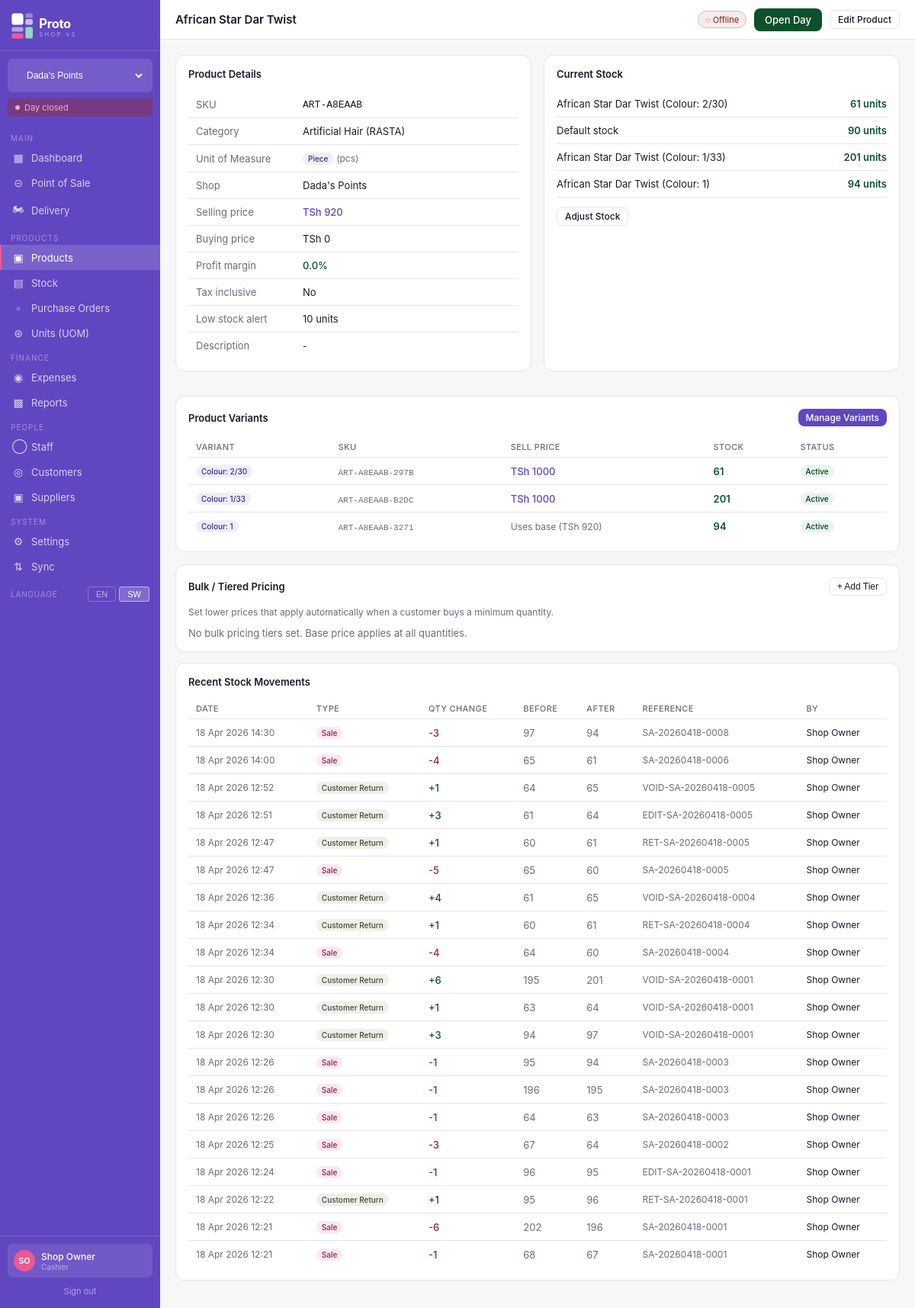
/products/2/ (signed in), run on an earlier commit of the app's database.
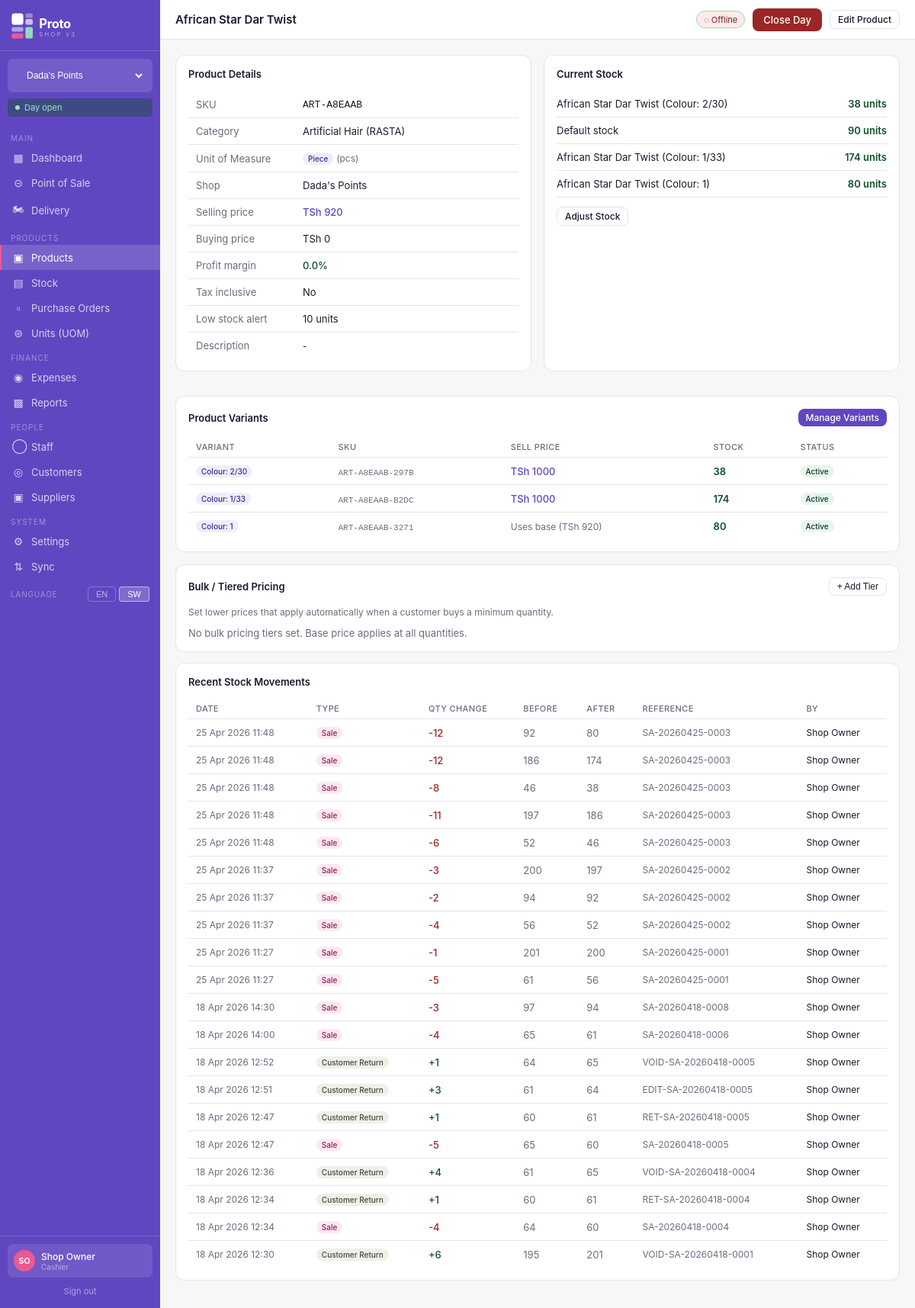
And on a later commit of the database.
### stock/models.py (models this page shows, shortened)
class StockLevel(models.Model):
    product = models.ForeignKey(Product, on_delete=models.CASCADE, related_name='stock_levels')
    variant = models.ForeignKey(ProductVariant, on_delete=models.CASCADE, null=True, blank=True, related_name='stock_levels')
    shop = models.ForeignKey(Shop, on_delete=models.CASCADE, related_name='stock_levels')
    quantity = models.IntegerField(default=0)
    updated_at = models.DateTimeField(auto_now=True)
    class Meta:
        unique_together = ('product', 'variant', 'shop')
    @property
    def is_low(self):
        threshold = self.product.low_stock_threshold
        return self.quantity <= threshold
    @property
    def is_critical(self):
        return self.quantity <= 3

class StockMovement(models.Model):
    MOVEMENT_TYPES = [
        ('sale', 'Sale'),
        ('purchase', 'Purchase / Restock'),
        ('adjustment', 'Manual Adjustment'),
        ('return', 'Customer Return'),
        ('transfer', 'Shop Transfer'),
        ('damage', 'Damage / Loss'),
        ('opening', 'Opening Stock'),
    ]
    product = models.ForeignKey(Product, on_delete=models.CASCADE, related_name='movements')
    variant = models.ForeignKey(ProductVariant, on_delete=models.CASCADE, null=True, blank=True)
    shop = models.ForeignKey(Shop, on_delete=models.CASCADE, related_name='stock_movements')
    movement_type = models.CharField(max_length=20, choices=MOVEMENT_TYPES)
    quantity = models.IntegerField()  # positive = in, negative = out
    quantity_before = models.IntegerField(default=0)
    quantity_after = models.IntegerField(default=0)
    reference = models.CharField(max_length=100, blank=True)  # PO number, sale number etc
    notes = models.TextField(blank=True)
    created_by = models.ForeignKey(User, on_delete=models.SET_NULL, null=True)
    created_at = models.DateTimeField(auto_now_add=True)
    class Meta:
        ordering = ['-created_at']

### products/models.py (models this page shows, shortened)
class ProductVariant(models.Model):
    product = models.ForeignKey(Product, on_delete=models.CASCADE, related_name='variants')
    sku = models.CharField(max_length=80, unique=True, blank=True)
    selling_price = models.DecimalField(max_digits=12, decimal_places=2, null=True, blank=True)
    buying_price = models.DecimalField(max_digits=12, decimal_places=2, null=True, blank=True)
    is_active = models.BooleanField(default=True)
    created_at = models.DateTimeField(auto_now_add=True)
    def __str__(self):
        attrs = ', '.join([f"{a.variant_type.name}: {a.value}" for a in self.attributes.all()])
        return f"{self.product.name} ({attrs})"

class VariantAttribute(models.Model):
    variant = models.ForeignKey(ProductVariant, on_delete=models.CASCADE, related_name='attributes')
    variant_type = models.ForeignKey(VariantType, on_delete=models.CASCADE)
    value = models.CharField(max_length=100)
    class Meta:
        unique_together = ('variant', 'variant_type')

class VariantType(models.Model):
    name = models.CharField(max_length=50)

class Product(models.Model):
    name = models.CharField(max_length=200)
    sku = models.CharField(max_length=50, unique=True, blank=True)
    category = models.ForeignKey(Category, on_delete=models.SET_NULL, null=True, blank=True, related_name='products')
    shop = models.ForeignKey(Shop, on_delete=models.CASCADE, related_name='products')
    description = models.TextField(blank=True)
    image = models.ImageField(upload_to='products/', null=True, blank=True)
    selling_price = models.DecimalField(max_digits=12, decimal_places=2, null=True, blank=True)
    buying_price  = models.DecimalField(max_digits=12, decimal_places=2, null=True, blank=True)
    tax_inclusive = models.BooleanField(default=True)
    uom = models.ForeignKey(
        'units.UnitOfMeasure',
        on_delete=models.SET_NULL,
        null=True, blank=True,
        related_name='products',
        verbose_name='Unit of Measure',
        help_text='e.g. Piece, Kg, Litre, Packet'
    )
    track_stock = models.BooleanField(default=True)
    low_stock_threshold = models.IntegerField(default=10)
    is_active = models.BooleanField(default=True)
    has_variants = models.BooleanField(default=False)
    created_at = models.DateTimeField(auto_now_add=True)
    updated_at = models.DateTimeField(auto_now=True)
    class Meta:
        ordering = ['name']
    @property
    def profit_margin(self):
        try:
            sp = self.selling_price or 0
            bp = self.buying_price or 0
            if bp > 0 and sp > 0:
                return ((sp - bp) / sp) * 100
            return 0
        except (ZeroDivisionError, TypeError):
            return 0

class Category(models.Model):
    name = models.CharField(max_length=100)
    slug = models.SlugField(unique=True)
    shop = models.ForeignKey(Shop, on_delete=models.CASCADE, related_name='categories', null=True, blank=True)
    description = models.TextField(blank=True)
    is_active = models.BooleanField(default=True)
    created_at = models.DateTimeField(auto_now_add=True)
    class Meta:
        verbose_name_plural = 'categories'
        ordering = ['name']

### units/models.py (models this page shows, shortened)
class UnitOfMeasure(models.Model):
    name           = models.CharField(max_length=50, unique=True)
    short_name     = models.CharField(max_length=10)
    allow_decimals = models.BooleanField(
        default=False,
        help_text='Allow fractional quantities (e.g. 0.5 kg). '
                  'Disable for countable items like pieces or packets.'
    )
    is_active  = models.BooleanField(default=True)
    sort_order = models.IntegerField(default=0)
    class Meta:
        ordering = ['sort_order', 'name']
        verbose_name = 'Unit of Measure'
        verbose_name_plural = 'Units of Measure'

### shops/models.py (models this page shows, shortened)
class Shop(models.Model):
    SHOP_TYPE_CHOICES = [
        ('handbags', 'Handbags'),
        ('hair', 'Hair Products'),
        ('home', 'Home Supplies'),
        ('other', 'Other'),
    ]
    name = models.CharField(max_length=100)
    shop_type = models.CharField(max_length=20, choices=SHOP_TYPE_CHOICES)
    address = models.TextField(blank=True)
    phone = models.CharField(max_length=20, blank=True)
    is_active = models.BooleanField(default=True)
    created_at = models.DateTimeField(auto_now_add=True)
    class Meta:
        ordering = ['name']

### products/views.py (the view)
# urls.py: path('<int:pk>/', views.product_detail, name='detail'),
@login_required
def product_detail(request, pk):
    shop = get_current_shop(request)
    product = get_object_or_404(Product, pk=pk, shop=shop)
    variant_types = ProductVariantType.objects.filter(
        product=product).select_related('variant_type')
    variants = ProductVariant.objects.filter(
        product=product).prefetch_related('attributes__variant_type')
    from stock.models import StockLevel, StockMovement
    stock = StockLevel.objects.filter(product=product, shop=shop).select_related('variant')
    movements = StockMovement.objects.filter(
        product=product, shop=shop).select_related('created_by').order_by('-created_at')[:20]
    vtype_names = list(variant_types.values_list('variant_type__name', flat=True))
    price_tiers = ProductPriceTier.objects.filter(product=product).select_related('variant').order_by('variant', 'min_quantity')
    return render(request, 'products/detail.html', {
        'product': product, 'variant_types': variant_types, 'variants': variants,
        'stock': stock, 'movements': movements, 'shop': shop,
        'vtype_names': vtype_names, 'price_tiers': price_tiers,
    })

### templates/products/detail.html (shortened to what the changed rows need)
{% extends "base.html" %}
{% block page_title %}{{ product.name }}{% endblock %}
{% block topbar_actions %}
  <a href="{% url 'products:edit' product.pk %}" class="btn btn-outline btn-sm">Edit Product</a>
{% endblock %}
{% block content %}
<div class="grid-2">
  <div class="card">
    <table>
      <tr><td style="color:#6b6b80;width:140px">SKU</td><td><code>{{ product.sku }}</code></td></tr>
      <tr><td style="color:#6b6b80">Category</td><td>{{ product.category.name|default:"-" }}</td></tr>
      <tr><td style="color:#6b6b80">Unit of Measure</td><td>{% if product.uom %}<span class="badge badge-purple">{{ product.uom.name }}</span> <span style="color:#6b6b80;font-size:12px">({{ product.uom.short_name }})</span>{% else %}<span style="color:#6b6b80">Not set - <a href="{% url 'products:edit' product.pk %}">set one</a></span>{% endif %}</td></tr>
      <tr><td style="color:#6b6b80">Shop</td><td>{{ product.shop.name }}</td></tr>
      <tr><td style="color:#6b6b80">Selling price</td><td style="font-weight:500;color:#6146c1">TSh {{ product.selling_price|floatformat:0 }}</td></tr>
      <tr><td style="color:#6b6b80">Buying price</td><td>TSh {{ product.buying_price|floatformat:0 }}</td></tr>
      <tr><td style="color:#6b6b80">Profit margin</td><td style="color:#0D512B;font-weight:500">{{ product.profit_margin|floatformat:1 }}%</td></tr>
      <tr><td style="color:#6b6b80">Low stock alert</td><td>{{ product.low_stock_threshold }} units</td></tr>
      <tr><td style="color:#6b6b80">Description</td><td style="font-size:12px">{{ product.description|default:"-" }}</td></tr>
    </table>
  </div>
  <div class="card">
    {% for s in stock %}
    <div style="display:flex;justify-content:space-between;align-items:center;padding:9px 0;border-bottom:1px solid #e4e4ec;font-size:13px">
      <span>{% if s.variant %}{{ s.variant }}{% else %}Default stock{% endif %}</span>
      <span style="font-weight:600" class="{% if s.is_critical %}stock-critical{% elif s.is_low %}stock-warning{% else %}stock-good{% endif %}">
        {{ s.quantity }} units
      </span>
    </div>
    {% empty %}
    <p style="color:#6b6b80;font-size:13px;padding:8px 0">No stock records yet.</p>
    {% endfor %}
  </div>
</div>
{% if product.has_variants %}
<div class="card">
  <div class="table-wrap">
    <table>
      <thead><tr><th>Variant</th><th>SKU</th><th>Sell Price</th><th>Stock</th><th>Status</th></tr></thead>
      <tbody>
        {% for v in variants %}
        <tr>
          <td>
            {% for a in v.attributes.all %}
              <span class="badge badge-purple" style="margin-right:4px">{{ a.variant_type.name }}: {{ a.value }}</span>
            {% endfor %}
          </td>
          <td><code style="font-size:11px;color:#6b6b80">{{ v.sku }}</code></td>
          <td>
            {% if v.selling_price %}
              <span style="color:#6146c1;font-weight:500">TSh {{ v.selling_price|floatformat:0 }}</span>
            {% else %}
              <span style="color:#6b6b80;font-size:12px">Uses base (TSh {{ product.selling_price|floatformat:0 }})</span>
            {% endif %}
          </td>
          <td>
            {% for s in stock %}{% if s.variant_id == v.pk %}
              <span style="font-weight:600;{% if s.is_critical %}color:#9b2626{% elif s.is_low %}color:#e67e22{% else %}color:#0D512B{% endif %}">{{ s.quantity }}</span>
            {% endif %}{% endfor %}
          </td>
          <td>{% if v.is_active %}<span class="badge badge-green">Active</span>{% else %}<span class="badge badge-red">Inactive</span>{% endif %}</td>
        </tr>
        {% endfor %}
      </tbody>
    </table>
  </div>
</div>
{% endif %}
<div class="card">
  <div class="table-wrap">
    <table>
      <thead><tr><th>Date</th><th>Type</th><th>Qty Change</th><th>Before</th><th>After</th><th>Reference</th><th>By</th></tr></thead>
      <tbody>
        {% for m in movements %}
        <tr>
          <td style="color:#6b6b80;font-size:12px;white-space:nowrap">{{ m.created_at|date:"d M Y H:i" }}</td>
          <td>
            <span class="badge {% if m.movement_type == 'sale' %}badge-pink{% elif m.movement_type == 'purchase' %}badge-green{% else %}badge-gray{% endif %}">
              {{ m.get_movement_type_display }}
            </span>
          </td>
          <td style="font-weight:500;{% if m.quantity < 0 %}color:#9b2626{% else %}color:#0D512B{% endif %}">
            {% if m.quantity > 0 %}+{% endif %}{{ m.quantity }}
          </td>
          <td style="color:#6b6b80">{{ m.quantity_before }}</td>
          <td style="color:#6b6b80">{{ m.quantity_after }}</td>
          <td style="font-size:12px;color:#6b6b80">{{ m.reference|default:"-" }}</td>
          <td style="font-size:12px">{{ m.created_by.get_full_name|default:m.created_by.username|default:"-" }}</td>
        </tr>
        {% empty %}
        <tr><td colspan="7" style="color:#6b6b80;padding:16px">No stock movements recorded yet.</td></tr>
        {% endfor %}
      </tbody>
    </table>
  </div>
</div>
{% endblock %}

### templates/base.html (shortened to what the changed rows need)
<!DOCTYPE html>
<html lang="en">
<head>
  <link rel="stylesheet" href="/static/css/proto.css">
</head>
<body>
<div class="app-layout">
  <aside class="sidebar">
    <div class="sidebar-logo">
      <a href="{% url 'dashboard' %}" style="display:flex;align-items:center;padding:2px 0;">
      </a>
    </div>
    {% if all_accessible_shops %}
    <form method="post" action="{% url 'switch_shop' %}" class="shop-switcher">
      <select name="shop_id" onchange="this.form.submit()">
      </select>
    </form>
    {% endif %}
    <div class="day-badge {% if day_is_open %}day-open{% else %}day-closed{% endif %}">
      <span class="day-dot"></span>
      {% if day_is_open %}Day open{% else %}Day closed{% endif %}
    </div>
    <nav class="sidebar-nav">
      <div class="nav-section">Main</div>
      <a href="{% url 'dashboard' %}" class="nav-item {% if request.resolver_match.url_name == 'dashboard' %}active{% endif %}">
      </a>
      <a href="{% url 'pos:index' %}" class="nav-item {% if 'pos' in request.resolver_match.namespace %}active{% endif %}">
      </a>
      <a href="{% url 'delivery:board' %}" class="nav-item {% if request.resolver_match.namespace == 'delivery' %}active{% endif %}">
      </a>
      <div class="nav-section">Products</div>
      <a href="{% url 'products:list' %}" class="nav-item {% if request.resolver_match.namespace == 'products' %}active{% endif %}">
      </a>
      <a href="{% url 'stock:list' %}" class="nav-item {% if request.resolver_match.namespace == 'stock' %}active{% endif %}">
      </a>
      <a href="{% url 'purchases:list' %}" class="nav-item {% if request.resolver_match.namespace == 'purchases' %}active{% endif %}">
      </a>
      <a href="{% url 'units:list' %}" class="nav-item {% if request.resolver_match.namespace == 'units' %}active{% endif %}">
      </a>
      <div class="nav-section">Finance</div>
      <a href="{% url 'expenses:list' %}" class="nav-item {% if request.resolver_match.namespace == 'expenses' %}active{% endif %}">
      </a>
      <a href="{% url 'reports:dashboard' %}" class="nav-item {% if request.resolver_match.namespace == 'reports' %}active{% endif %}">
      </a>
      <div class="nav-section">People</div>
      <a href="{% url 'staff:list' %}" class="nav-item {% if request.resolver_match.namespace == 'staff' %}active{% endif %}">
      </a>
      <a href="{% url 'customers:list' %}" class="nav-item {% if request.resolver_match.namespace == 'customers' %}active{% endif %}">
      </a>
      <a href="{% url 'purchases:suppliers' %}" class="nav-item {% if request.resolver_match.url_name == 'suppliers' or request.resolver_match.url_name == 'supplier_create' %}active{% endif %}">
      </a>
      <div class="nav-section">System</div>
      <a href="{% url 'settings:index' %}" class="nav-item {% if request.resolver_match.namespace == 'settings' %}active{% endif %}">
      </a>
      <a href="{% url 'sync_engine:dashboard' %}" class="nav-item {% if request.resolver_match.namespace == 'sync_engine' %}active{% endif %}">
      </a>
      <div class="nav-lang">
      </div>
    </nav>
    <div class="sidebar-footer">
      <div class="user-chip">
      </div>
      <a href="{% url 'logout' %}" class="logout-btn">Sign out</a>
    </div>
  </aside>
  <div class="main-area">
    <header class="topbar">
      <div class="topbar-left">
        <h1 class="page-title">{% block page_title %}Dashboard{% endblock %}</h1>
      </div>
      <div class="topbar-right">
        <span class="sync-badge" id="sync-indicator" title="Click to sync">&#9679; Online</span>
        {% if day_is_open %}
          <a href="#" class="btn btn-danger" onclick="showCloseDayModal(); return false;">Close Day</a>
        {% else %}
          <a href="#" class="btn btn-success" onclick="showOpenDayModal(); return false;">Open Day</a>
        {% endif %}
        {% block topbar_actions %}{% endblock %}
      </div>
    </header>
    <main class="page-content">
      {% block content %}{% endblock %}
    </main>
  </div>
</div>
</body>
</html>

What changed in the data, as far as the page shows it:
no longer on this page (row unchanged): StockMovement: created_at "18 Apr 2026 12:30", movement_type "Customer Return", quantity "1", quantity_before "63", quantity_after "64", reference "VOID-SA-20260418-0001", created_by.get_full_name "Shop Owner"
no longer on this page (row unchanged): StockMovement: created_at "18 Apr 2026 12:30", movement_type "Customer Return", quantity "3", quantity_before "94", quantity_after "97", reference "VOID-SA-20260418-0001", created_by.get_full_name "Shop Owner"
no longer on this page (row unchanged): StockMovement: created_at "18 Apr 2026 12:26", movement_type "Sale", quantity "-1", quantity_before "95", quantity_after "94", reference "SA-20260418-0003", created_by.get_full_name "Shop Owner"
no longer on this page (row unchanged): StockMovement: created_at "18 Apr 2026 12:26", movement_type "Sale", quantity "-1", quantity_before "196", quantity_after "195", reference "SA-20260418-0003", created_by.get_full_name "Shop Owner"
no longer on this page (row unchanged): StockMovement: created_at "18 Apr 2026 12:26", movement_type "Sale", quantity "-1", quantity_before "64", quantity_after "63", reference "SA-20260418-0003", created_by.get_full_name "Shop Owner"
no longer on this page (row unchanged): StockMovement: created_at "18 Apr 2026 12:25", movement_type "Sale", quantity "-3", quantity_before "67", quantity_after "64", reference "SA-20260418-0002", created_by.get_full_name "Shop Owner"
no longer on this page (row unchanged): StockMovement: created_at "18 Apr 2026 12:24", movement_type "Sale", quantity "-1", quantity_before "96", quantity_after "95", reference "EDIT-SA-20260418-0001", created_by.get_full_name "Shop Owner"
no longer on this page (row unchanged): StockMovement: created_at "18 Apr 2026 12:22", movement_type "Customer Return", quantity "1", quantity_before "95", quantity_after "96", reference "RET-SA-20260418-0001", created_by.get_full_name "Shop Owner"
no longer on this page (row unchanged): StockMovement: created_at "18 Apr 2026 12:21", movement_type "Sale", quantity "-6", quantity_before "202", quantity_after "196", reference "SA-20260418-0001", created_by.get_full_name "Shop Owner"
no longer on this page (row unchanged): StockMovement: created_at "18 Apr 2026 12:21", movement_type "Sale", quantity "-1", quantity_before "68", quantity_after "67", reference "SA-20260418-0001", created_by.get_full_name "Shop Owner"
changed StockLevel "African Star Dar Twist (Colour: 2/30)": quantity "61" → "38"
changed StockLevel "African Star Dar Twist (Colour: 1/33)": quantity "201" → "174"
changed StockLevel "African Star Dar Twist (Colour: 1)": quantity "94" → "80"
added StockMovement: created_at "25 Apr 2026 11:48", movement_type "Sale", quantity "-12", quantity_before "92", quantity_after "80", reference "SA-20260425-0003", created_by.get_full_name "Shop Owner"
added StockMovement: created_at "25 Apr 2026 11:48", movement_type "Sale", quantity "-12", quantity_before "186", quantity_after "174", reference "SA-20260425-0003", created_by.get_full_name "Shop Owner"
added StockMovement: created_at "25 Apr 2026 11:48", movement_type "Sale", quantity "-8", quantity_before "46", quantity_after "38", reference "SA-20260425-0003", created_by.get_full_name "Shop Owner"
added StockMovement: created_at "25 Apr 2026 11:48", movement_type "Sale", quantity "-11", quantity_before "197", quantity_after "186", reference "SA-20260425-0003", created_by.get_full_name "Shop Owner"
added StockMovement: created_at "25 Apr 2026 11:48", movement_type "Sale", quantity "-6", quantity_before "52", quantity_after "46", reference "SA-20260425-0003", created_by.get_full_name "Shop Owner"
added StockMovement: created_at "25 Apr 2026 11:37", movement_type "Sale", quantity "-3", quantity_before "200", quantity_after "197", reference "SA-20260425-0002", created_by.get_full_name "Shop Owner"
added StockMovement: created_at "25 Apr 2026 11:37", movement_type "Sale", quantity "-2", quantity_before "94", quantity_after "92", reference "SA-20260425-0002", created_by.get_full_name "Shop Owner"
added StockMovement: created_at "25 Apr 2026 11:37", movement_type "Sale", quantity "-4", quantity_before "56", quantity_after "52", reference "SA-20260425-0002", created_by.get_full_name "Shop Owner"
added StockMovement: created_at "25 Apr 2026 11:27", movement_type "Sale", quantity "-1", quantity_before "201", quantity_after "200", reference "SA-20260425-0001", created_by.get_full_name "Shop Owner"
added StockMovement: created_at "25 Apr 2026 11:27", movement_type "Sale", quantity "-5", quantity_before "61", quantity_after "56", reference "SA-20260425-0001", created_by.get_full_name "Shop Owner"
Also different on the page:
text no longer shown: "Day closed Open Day"
text now shown: "Day open Close Day"
